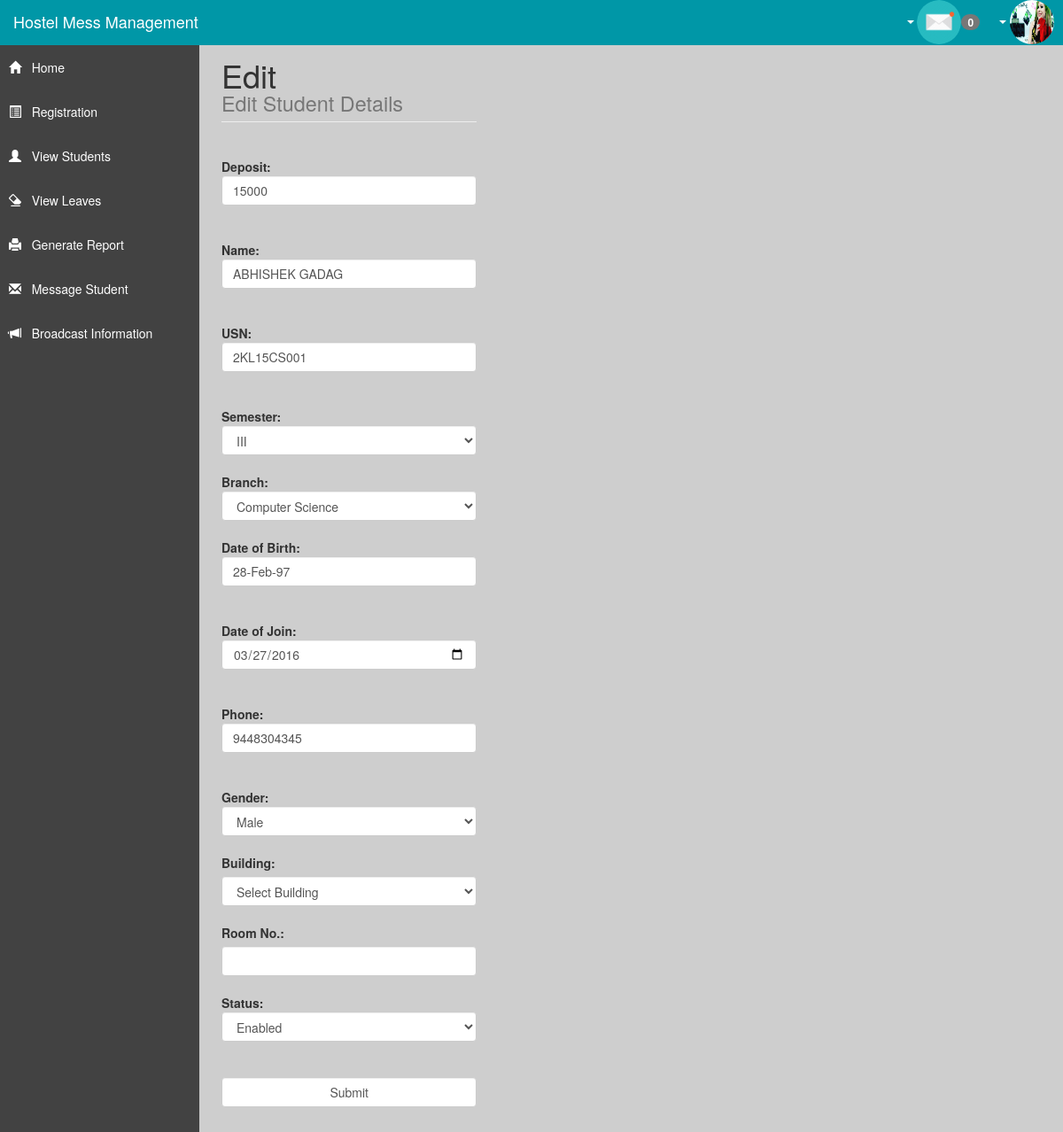
Screenshot of /scratch/edit.php?id=2 (signed in) with the database file from the repository.
### tables this page shows
CREATE TABLE IF NOT EXISTS `student` (
`id` int(11) NOT NULL,
  `deposit` int(10) NOT NULL,
  `name` varchar(25) NOT NULL,
  `usn` varchar(10) NOT NULL,
  `password` varchar(33) NOT NULL,
  `semester` varchar(15) NOT NULL,
  `branch` varchar(20) NOT NULL,
  `dob` varchar(25) NOT NULL,
  `doj` date NOT NULL,
  `contact` varchar(10) NOT NULL,
  `gender` varchar(10) NOT NULL,
  `building` varchar(10) NOT NULL,
  `roomno` varchar(10) NOT NULL,
  `status` varchar(10) NOT NULL,
  `balance` int(11) NOT NULL
);

### scratch/edit.php (the view, shortened to what this page needs)
<?php
include 'header.php';
?>
<?php
$update =isset($_GET['id'])?$_GET['id']:'';
$select =mysql_query("select * from student where id='$update'")or die(mysql_error());
$row =mysql_fetch_array($select)or die(mysql_error());
$gen=$row['gender'];
$sem=$row['semester'];
$bran=$row['branch'];
$stat=$row['status'];
?>
  <div class="row">
                    <div class="col-sm-4">
                        <h1 class="page-header">
                            Edit<br/>
                            <small>Edit Student Details</small>
                        </h1>
<form action="update.php" method="post">
<input type="hidden" name="bupdate" value="<?php echo $row['id']; ?>"><br>
<b>Deposit:</b><input type="text" class="form-control" name="deposit" value="<?php echo $row['deposit'];?>"><br><br>
<b>Name:</b><input type="text" class="form-control" name="name" value="<?php echo $row['name'];?>"><br><br>
<b>USN:</b><input type="text" class="form-control" name="usn" value="<?php echo $row['usn'];?>"><br><br>
<b>Semester:</b><select name="semester" class="form-control" value="<?php echo $row['semester']; ?>">
<option value="Semester 3" <?php if($sem == "Semester 3"){ echo " selected"; }?>>III</option>
</select></br>
<b>Branch:</b><select name="branch" class="form-control" value="<?php echo $row['branch']; ?>">
<option value="Computer Science"<?php if($bran == "Computer Science"){ echo " selected"; }?>>Computer Science</option>
</select></br>
<b>Date of Birth:</b><input type="text" class="form-control" name="dob" value="<?php echo $row['dob'];?>"><br><br>
<b>Date of Join:</b><input type="date" class="form-control" name="doj" value="<?php echo $row['doj'];?>"><br><br>
<b>Phone:</b><input type="text" class="form-control" name="contact" value="<?php echo $row['contact'];?>"><br><br>
<b>Gender:</b><select name="gender" class="form-control" value="<?php echo $row['gender']; ?>">
<option value="Male"<?php if($gen == "Male"){ echo " selected"; }?>>Male</option>
</select></br>
<label>Building:</label><select name="building" class="form-control">
<option value="">Select Building</option>
</select><br/>
<label>Room No.:</label><input type="text" class="form-control" name="room" value="<?php echo $row['roomno'];?>"><br/>
<b>Status:</b><select name="status" class="form-control" value="<?php echo $row['status']; ?>">
<option value="Enabled" <?php if($stat == "Enabled"){ echo " selected"; }?>>Enabled</option>
</select></br><br>
<input type="submit" class="form-control" name="upload" ><br><br>
</div>
</body>
</html>

### scratch/css/sb-admin.css (style rules this page uses)
body { margin-top: 100px; background-color: #222; }
@media (min-width:768px) { body { margin-top: 50px; } }

### scratch/header.php (style rules this page uses)
.page-header { margin:5px 0 20px; }

### rows the page displays
student: deposit "15000", name "ABHISHEK GADAG", usn "2KL15CS001", semester "III", branch "Computer Science", dob "28-Feb-97", doj "03/27/2016", contact "9448304345", gender "Male", status "Enabled"

### other values shown
$count "0"
